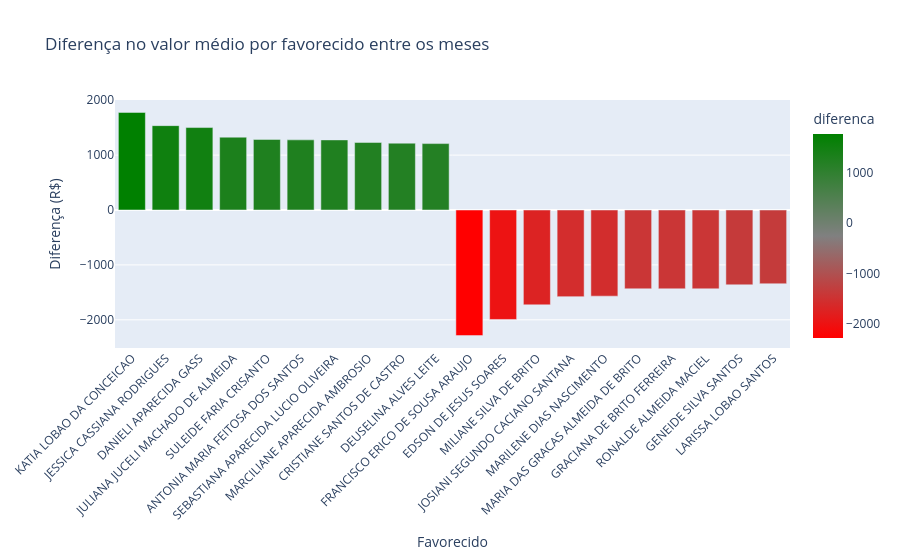

Write notebook code for a chart like this one.
### Markdown cell above
### 10 - Gráfico que apresenta estas informações acima:

### Code cell
top_aumentos = comparacao.sort("diferenca", descending=True).head(10)
top_cortes = comparacao.sort("diferenca", descending=False).head(10)

comparacao_grafico = pl.concat([top_aumentos, top_cortes])

comparacao_pd = comparacao_grafico.to_pandas()

fig = px.bar(
    comparacao_pd,
    x="favorecido",
    y="diferenca",
    color="diferenca",
    color_continuous_scale=["red", "gray", "green"],
    title="Diferença no valor médio por favorecido entre os meses",
)

fig.update_layout(
    xaxis_title="Favorecido",
    yaxis_title="Diferença (R$)",
    xaxis_tickangle=-45,
    showlegend=False,
)

fig.show()

### Figure 1 — Plotly figure (JSON) as saved in the notebook; plotly's stock layout.template omitted (floating-point values rounded to 4 significant figures)
{"data": [{"hovertemplate": "favorecido=%{x}<br>diferenca=%{marker.color}<extra></extra>", "legendgroup": "", "marker": {"color": [1778.0, 1537.0, 1502.0, 1327.0, 1286.0, 1278.0, 1277.0, 1231.0, 1218.0, 1210.0, -2288.0, -1994.0, -1728.0, -1578.0, -1569.0, -1436.0, -1436.0, -1436.0, -1363.0, -1344.0], "coloraxis": "coloraxis", "pattern": {"shape": ""}}, "name": "", "orientation": "v", "showlegend": false, "textposition": "auto", "type": "bar", "x": ["KATIA LOBAO DA CONCEICAO", "JESSICA CASSIANA RODRIGUES", "DANIELI APARECIDA GASS", "JULIANA JUCELI MACHADO DE ALMEIDA", "SULEIDE FARIA CRISANTO", "ANTONIA MARIA FEITOSA DOS SANTOS", "SEBASTIANA APARECIDA LUCIO OLIVEIRA", "MARCILIANE APARECIDA AMBROSIO", "CRISTIANE SANTOS DE CASTRO", "DEUSELINA ALVES LEITE", "FRANCISCO ERICO DE SOUSA ARAUJO", "EDSON DE JESUS SOARES", "MILIANE SILVA DE BRITO", "JOSIANI SEGUNDO CACIANO SANTANA", "MARILENE DIAS NASCIMENTO", "MARIA DAS GRACAS ALMEIDA DE BRITO", "GRACIANA DE BRITO FERREIRA", "RONALDE ALMEIDA MACIEL", "GENEIDE SILVA SANTOS", "LARISSA LOBAO SANTOS"], "xaxis": "x", "y": [1778.0, 1537.0, 1502.0, 1327.0, 1286.0, 1278.0, 1277.0, 1231.0, 1218.0, 1210.0, -2288.0, -1994.0, -1728.0, -1578.0, -1569.0, -1436.0, -1436.0, -1436.0, -1363.0, -1344.0], "yaxis": "y"}], "layout": {"barmode": "relative", "coloraxis": {"colorbar": {"title": {"text": "diferenca"}}, "colorscale": [[0, "red"], [0.5, "gray"], [1, "green"]]}, "legend": {"tracegroupgap": 0}, "showlegend": false, "title": {"text": "Diferença no valor médio por favorecido entre os meses"}, "xaxis": {"anchor": "y", "domain": [0, 1], "tickangle": -45, "title": {"text": "Favorecido"}}, "yaxis": {"anchor": "x", "domain": [0, 1], "title": {"text": "Diferença (R$)"}}}}
